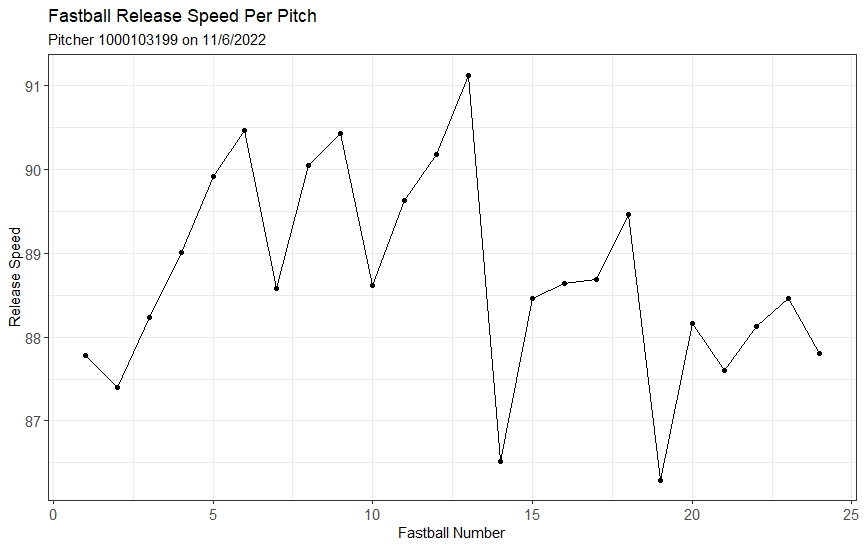

Recreate this plot in R.
###IMPORT THE Track_Combo DATASET###

###INSTALL AND READ-IN NECESSARY R PACKAGES###
install.packages("dplyr")
library(dplyr)
install.packages("ggplot2")
library(ggplot2)

###FILTER OUT A SPECIFIC PITCHER TO EXAMINE FASTBALL SPEED IN A SPECIFIC GAME###
Filtered_Pitcher=Track_Combo%>%filter(PitcherId==1000103199,TaggedPitchType=="Fastball",Date=="11/6/2022")%>%
  mutate(Fast_Count=row_number())
###THE MUTATE FUNCTION CREATED A COLUMN COUNTING WHAT NUMBER FASTBALL WAS BEING THROWN IN THAT GAME###

###CREATE A LINE CHART SHOWING THE PITCHER'S RELEASE SPEED BY PITCH NUMBER###
Filtered_Pitcher%>%ggplot(aes(x=Fast_Count,y=RelSpeed))+geom_line()+
  geom_point()+scale_x_continuous()+scale_y_continuous()+
  labs(title="Fastball Release Speed Per Pitch",
       subtitle="Pitcher 1000103199 on 11/6/2022",
       x="Fastball Number",
       y="Release Speed")+
  theme_bw()+
  theme(
    axis.text=element_text(size=11),
    axis.title.x=element_text(size=11),
    axis.title.y=element_text(size=11))
